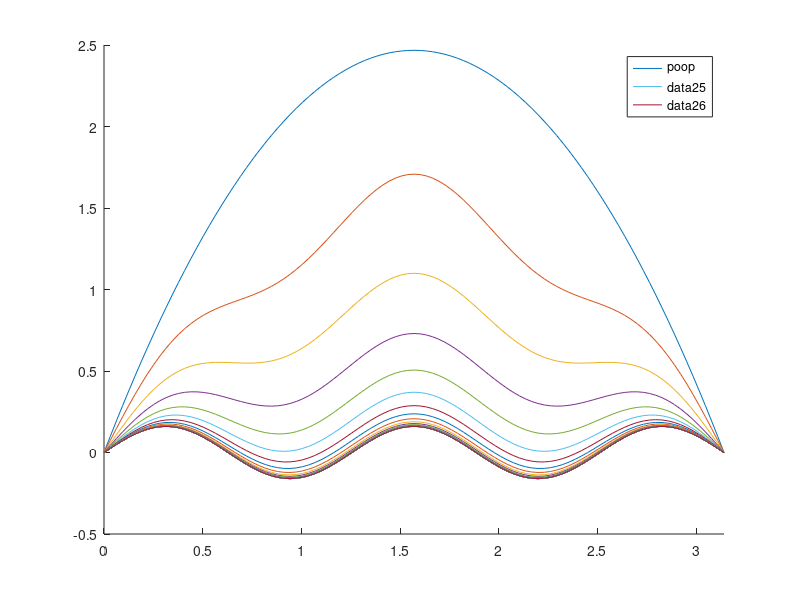

Write the MATLAB code that produced this figure.
%% Header
clear; close all; clc;

%% Problem 2
alpha = 0.25;

% X limits
n = 100;
L = pi;
dx = pi/n;
x = 0:dx:L;
dt = 1e-2;

% Time
dt = 1e-2;
t_end = 50;
n_t = t_end/dt + 1;

%Plotting Interval
interval = 200;

%r constant for matrix creation
r = (dt * alpha) / (2 * dx^2);

%Construct Matrix for Solutions
mainDiag = (1 + 2*r) * ones(n-1,1);
offDiag = -r * ones(n-1,1);
A = spdiags([offDiag, mainDiag, offDiag], [-1, 0, 1], n-1, n-1);


%Theoretical Steady State
T_steady = sin(5.*x) / (25*alpha);

% Initial Conditions
T = zeros(n_t, n+1);
T(1,:) = x.*(pi - x);

for i = 1:n_t-1
    b = T(i, 2:end-1) * (1-2*r) + r*T(i, 3:end) + r*T(i,1:end-2) + dt*sin(5*x(2:end-1));
    T(i+1, 2:end-1) = pcg(A,transpose(b));
end

% Visualize
hold on;
plot(x,T(1,:))
for i = 1:n_t
    if mod(i,interval) == 0
        plot(x,T(i, :));
        legend('poop')
    end
end
plot(x,T(end,:),x,T_steady)
xlim([0 pi])
hold off;